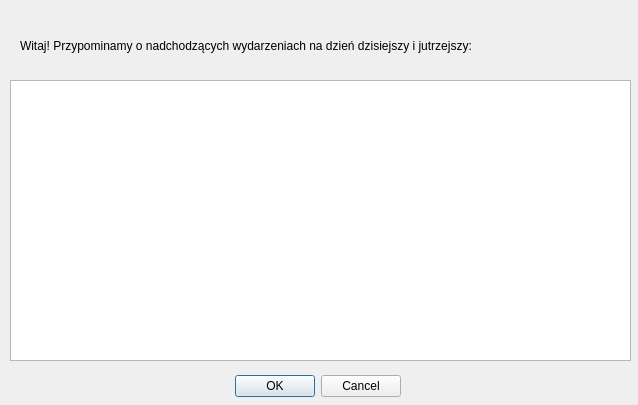
<?xml version="1.0" encoding="UTF-8"?>
<ui version="4.0">
 <class>startupListEvents</class>
 <widget class="QDialog" name="startupListEvents">
  <property name="geometry">
   <rect>
    <x>0</x>
    <y>0</y>
    <width>638</width>
    <height>405</height>
   </rect>
  </property>
  <property name="windowTitle">
   <string>Dialog</string>
  </property>
  <widget class="QDialogButtonBox" name="buttonBox">
   <property name="geometry">
    <rect>
     <x>230</x>
     <y>370</y>
     <width>171</width>
     <height>32</height>
    </rect>
   </property>
   <property name="orientation">
    <enum>Qt::Horizontal</enum>
   </property>
   <property name="standardButtons">
    <set>QDialogButtonBox::Cancel|QDialogButtonBox::Ok</set>
   </property>
  </widget>
  <widget class="QTableWidget" name="tableWidget">
   <property name="geometry">
    <rect>
     <x>10</x>
     <y>80</y>
     <width>621</width>
     <height>281</height>
    </rect>
   </property>
  </widget>
  <widget class="QLabel" name="label">
   <property name="geometry">
    <rect>
     <x>20</x>
     <y>30</y>
     <width>511</width>
     <height>31</height>
    </rect>
   </property>
   <property name="text">
    <string>Witaj! Przypominamy o nadchodzących wydarzeniach na dzień dzisiejszy i jutrzejszy: </string>
   </property>
  </widget>
 </widget>
 <resources/>
 <connections>
  <connection>
   <sender>buttonBox</sender>
   <signal>accepted()</signal>
   <receiver>startupListEvents</receiver>
   <slot>accept()</slot>
   <hints>
    <hint type="sourcelabel">
     <x>248</x>
     <y>254</y>
    </hint>
    <hint type="destinationlabel">
     <x>157</x>
     <y>274</y>
    </hint>
   </hints>
  </connection>
  <connection>
   <sender>buttonBox</sender>
   <signal>rejected()</signal>
   <receiver>startupListEvents</receiver>
   <slot>reject()</slot>
   <hints>
    <hint type="sourcelabel">
     <x>316</x>
     <y>260</y>
    </hint>
    <hint type="destinationlabel">
     <x>286</x>
     <y>274</y>
    </hint>
   </hints>
  </connection>
 </connections>
</ui>
